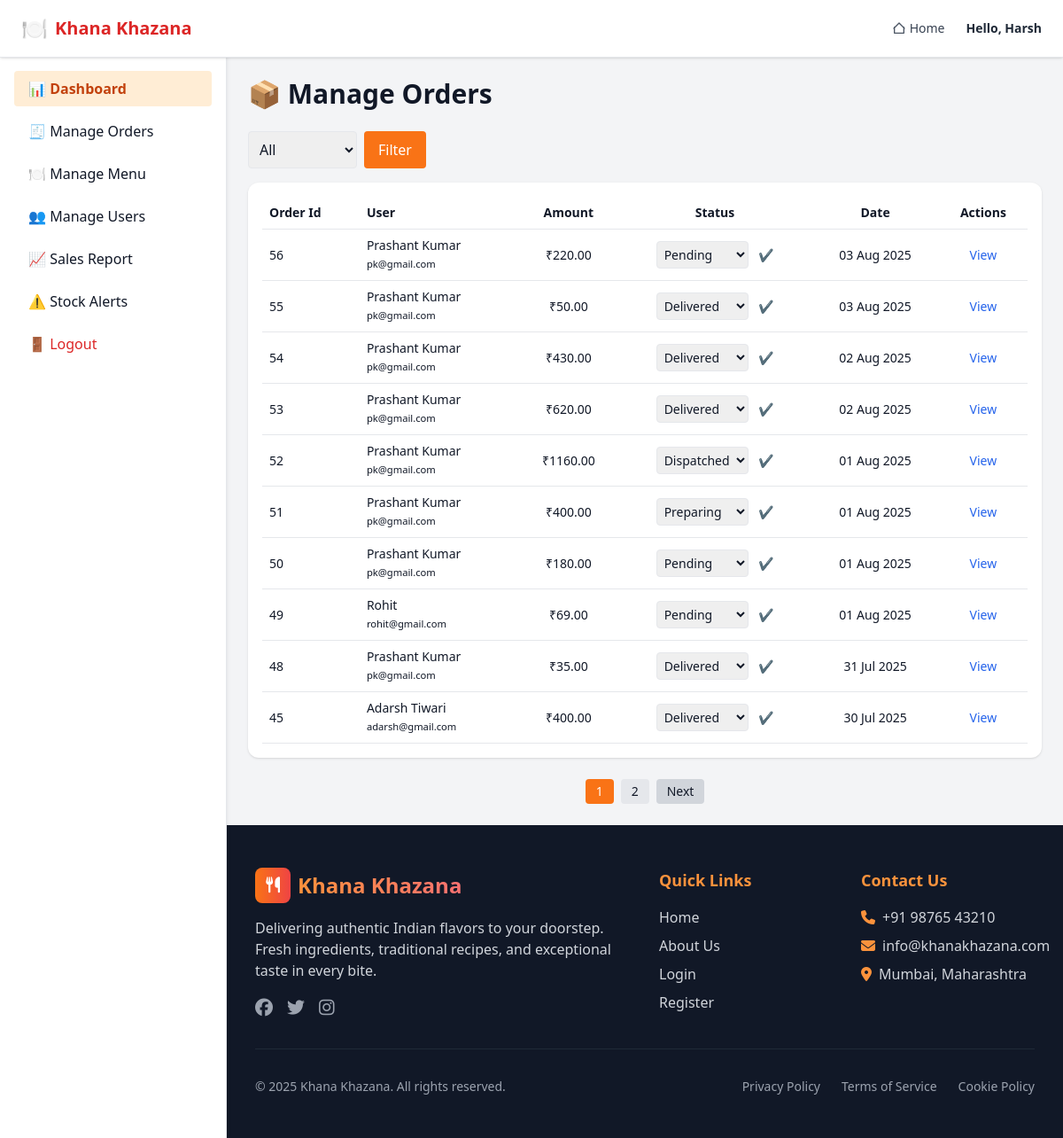
The app's page /admin/manage_orders.php (signed in) with its own data.
### tables this page shows
CREATE TABLE `orders` (
  `id` int(11) NOT NULL,
  `user_id` int(11) NOT NULL,
  `total_amount` decimal(10,2) NOT NULL,
  `status` enum('pending','preparing','dispatched','delivered','cancelled') DEFAULT 'pending',
  `delivery_address` text DEFAULT NULL,
  `created_at` timestamp NOT NULL DEFAULT current_timestamp()
);

CREATE TABLE `users` (
  `id` int(11) NOT NULL,
  `name` varchar(255) NOT NULL,
  `email` varchar(255) NOT NULL,
  `password` varchar(255) NOT NULL,
  `phone` varchar(20) DEFAULT NULL,
  `address` text DEFAULT NULL,
  `created_at` timestamp NOT NULL DEFAULT current_timestamp()
);

### admin/manage_orders.php (the view, shortened to what this page needs)
<?php
include("../include/db.php");
include("../include/admin_header.php");
include("../include/admin_sidebar.php");
$status_filter = $_GET['status'] ?? 'all';
$status_sql = ($status_filter !== 'all') ? "WHERE o.status = '$status_filter'" : '';
$limit = 10;
$page = isset($_GET['page']) && is_numeric($_GET['page']) ? (int) $_GET['page'] : 1;
$offset = ($page - 1) * $limit;
$total_sql = "SELECT COUNT(*) as total FROM orders o $status_sql";
$total_result = mysqli_query($conn, $total_sql);
$total_row = mysqli_fetch_assoc($total_result);
$total_records = $total_row['total'];
$total_pages = ceil($total_records / $limit);
$sql = "SELECT o.*, u.name AS user_name, u.email
        FROM orders o
        JOIN users u ON o.user_id = u.id
        $status_sql
        ORDER BY o.created_at DESC
        LIMIT $limit OFFSET $offset";
$orders = mysqli_query($conn, $sql);
?>
<div class="ml-64 mt-16 p-6">
    <h1 class="text-3xl font-bold mb-6">📦 Manage Orders</h1>
    <div class="mb-4">
        <form method="GET" class="flex gap-2">
            <select name="status" class="p-2 border rounded">
                <option value="all" <?= $status_filter == 'all' ? 'selected' : '' ?>>All</option>
            </select>
            <button type="submit" class="bg-orange-500 text-white px-4 py-2 rounded">Filter</button>
        </form>
    </div>
    <div class="bg-white rounded-xl shadow p-4 overflow-x-auto">
        <table class="w-full text-sm">
            <thead>
                <tr class="border-b">
                    <th class="p-2 text-left">Order Id</th>
                    <th class="p-2 text-left">User</th>
                    <th class="p-2">Amount</th>
                    <th class="p-2">Status</th>
                    <th class="p-2">Date</th>
                    <th class="p-2">Actions</th>
                </tr>
            </thead>
            <tbody>
                <?php if (mysqli_num_rows($orders) > 0): ?>
                    <?php while ($row = mysqli_fetch_assoc($orders)): ?>
                        <tr class="border-b hover:bg-gray-50">
                            <td class="p-2"><?= $row['id'] ?></td>
                            <td class="p-2">
                                <?= htmlspecialchars($row['user_name']) ?><br>
                                <small><?= $row['email'] ?></small>
                            </td>
                            <td class="p-2 text-center">₹<?= $row['total_amount'] ?? '0.00' ?></td>
                            <td class="p-2 text-center">
                                <form method="POST" action="update_order_status.php">
                                    <select name="status" class="border p-1 rounded text-sm">
                                        <?php
                                        $statuses = ['Pending', 'Preparing', 'Dispatched', 'Delivered', 'Cancelled'];
                                        foreach ($statuses as $s):
                                            ?>
                                            <option value="<?= $s ?>" <?= strtolower($row['status']) == strtolower($s) ? 'selected' : '' ?>>
                                                <?= ucfirst($s) ?>
                                            </option>
                                        <?php endforeach; ?>
                                    </select>
                                    <button type="submit" class="text-orange-600 text-sm ml-2">✔</button>
                                </form>
                            </td>
                            <td class="p-2 text-center"><?= date("d M Y", strtotime($row['created_at'])) ?></td>
                            <td class="p-2 text-center space-x-2">
                                <a href="order_details.php?order_id=<?= $row['id'] ?>&user_id=<?= $row['user_id'] ?>" class="text-blue-600">View</a>
                            </td>
                        </tr>
                    <?php endwhile; ?>
                <?php else: ?>
                    <tr>
                        <td colspan="6" class="text-center p-4 text-gray-500">No orders found.</td>
                    </tr>
                <?php endif; ?>
            </tbody>
        </table>
    </div>
    <?php if ($total_pages > 1): ?>
        <div class="mt-6 flex justify-center space-x-2 text-sm">
            <?php for ($i = 1; $i <= $total_pages; $i++): ?>
                <a href="?page=<?= $i ?>&status=<?= $status_filter ?>"
                    class="px-3 py-1 rounded <?= ($i == $page) ? 'bg-orange-500 text-white' : 'bg-gray-200 hover:bg-gray-300'; ?>">
                    <?= $i ?>
                </a>
            <?php endfor; ?>
            <?php if ($page < $total_pages): ?>
                <a href="?page=<?= $page + 1 ?>&status=<?= $status_filter ?>"
                    class="px-3 py-1 bg-gray-300 hover:bg-gray-400 rounded">Next</a>
            <?php endif; ?>
        </div>
    <?php endif; ?>
</div>
<?php include("../include/admin_footer.php"); ?>

### records on screen
orders: id "56", user.name "Prashant Kumar", user.email "pk@gmail.com", total_amount "220.00", status "Pending", created_at "03 Aug 2025"
orders: id "55", user.name "Prashant Kumar", user.email "pk@gmail.com", total_amount "50.00", status "Delivered", created_at "03 Aug 2025"
orders: id "54", user.name "Prashant Kumar", user.email "pk@gmail.com", total_amount "430.00", status "Delivered", created_at "02 Aug 2025"
orders: id "53", user.name "Prashant Kumar", user.email "pk@gmail.com", total_amount "620.00", status "Delivered", created_at "02 Aug 2025"
orders: id "52", user.name "Prashant Kumar", user.email "pk@gmail.com", total_amount "1160.00", status "Dispatched", created_at "01 Aug 2025"
orders: id "51", user.name "Prashant Kumar", user.email "pk@gmail.com", total_amount "400.00", status "Preparing", created_at "01 Aug 2025"
orders: id "50", user.name "Prashant Kumar", user.email "pk@gmail.com", total_amount "180.00", status "Pending", created_at "01 Aug 2025"
orders: id "49", user.name "Rohit", user.email "rohit@gmail.com", total_amount "69.00", status "Pending", created_at "01 Aug 2025"
orders: id "48", user.name "Prashant Kumar", user.email "pk@gmail.com", total_amount "35.00", status "Delivered", created_at "31 Jul 2025"
orders: id "45", user.name "Adarsh Tiwari", user.email "adarsh@gmail.com", total_amount "400.00", status "Delivered", created_at "30 Jul 2025"

### other values on screen
$_SESSION['admin_name'] "Harsh"
